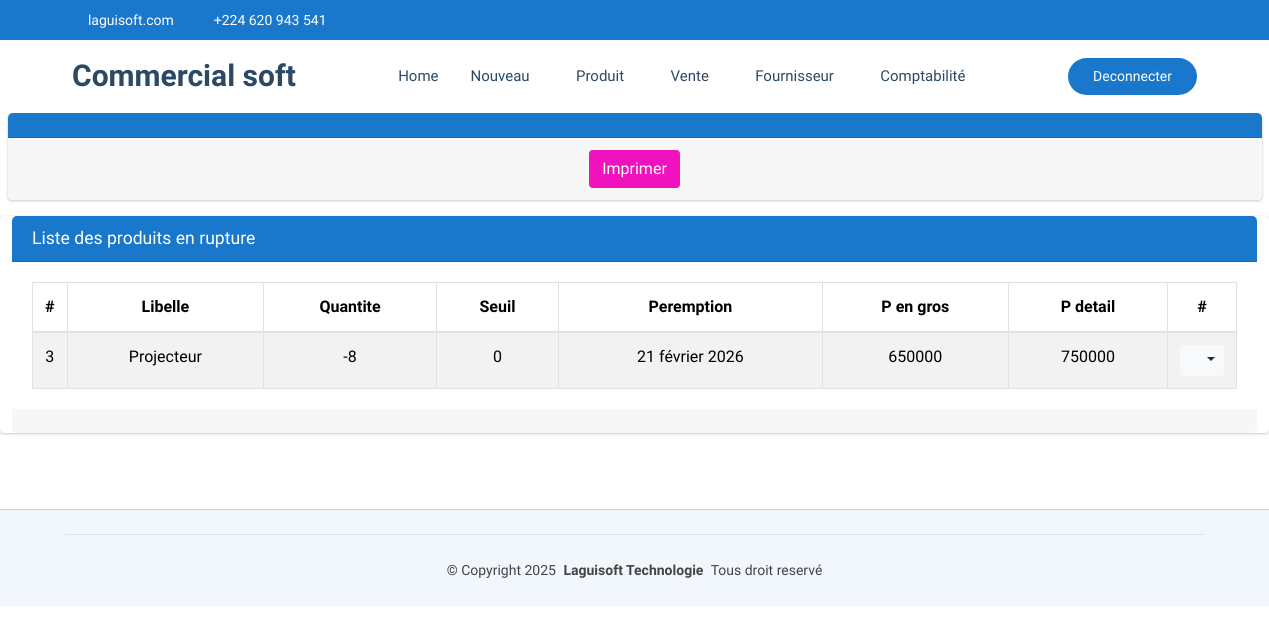
The page /commerce/produit/rupture (signed in) on the database as committed earlier.
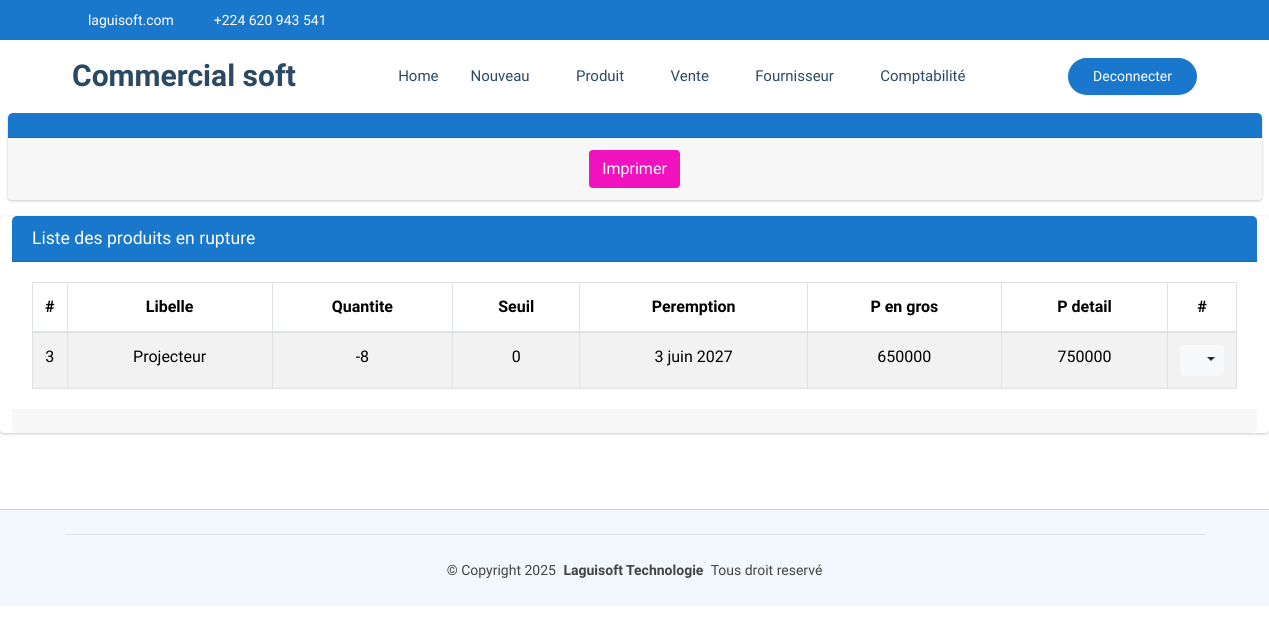
The same page on the database as committed later.
### CommercialSoft/models.py (models this page shows, shortened)
class Produit(models.Model):
    codebare=models.CharField(max_length=100, unique=True, null=True, blank=True)
    categorie=models.ForeignKey(Categorie, on_delete=models.SET_NULL, null=True, blank=True)
    libelle=models.CharField(max_length=60, unique=True)
    quantite=models.IntegerField()
    prixAchat=models.DecimalField(max_digits=30, decimal_places=0)
    prixEnGros=models.DecimalField(max_digits=30, decimal_places=0)
    prixDetail=models.DecimalField(max_digits=30, decimal_places=0)
    autrePrix=models.DecimalField(max_digits=30, decimal_places=0, default=0)
    date=models.DateField(default=timezone.now)
    datePeremption=models.DateField(default=timezone.now)
    seuil=models.PositiveIntegerField(default=0)
    commentaire=models.CharField(max_length=60, null=True, blank=True)
    quantiteTotal=models.PositiveBigIntegerField(default=0)

### CommercialSoft/views.py (the view)
# urls.py: path('produit/rupture', views.produit_rupture,name="commerce_produitEnRupture"),
@login_required
def produit_rupture(request):
    produits_rupture=Produit.objects.filter(quantite__lte=F('seuil'))
    return render(request, 'CommercialSoft/produitEnRupture.html',{'listes':produits_rupture})

### CommercialSoft/templates/CommercialSoft/produitEnRupture.html (shortened to what this page needs)
{% extends "CommercialSoft/starter-page.html" %}
{% load static %}
{% block css %}
    <link rel="stylesheet" href="{% static 'autre/plugins/fontawesome-free/css/all.min.css' %}">
    <link rel="stylesheet" href="https://code.ionicframework.com/ionicons/2.0.1/css/ionicons.min.css">
  <link rel="stylesheet" href="{% static 'autre/plugins/sweetalert2-theme-bootstrap-4/bootstrap-4.min.css' %}">
    <link rel="stylesheet" href="{% static 'autre/dist/css/adminlte.min.css' %}">
    <link rel="stylesheet" href="{% static 'autre/plugins/toastr/toastr.min.css' %}">
{% endblock %}
{% block corp %}
<section class="content pt-0">
  <div class="container-fluid">
    <div class="row">
      <div class="col-md-12">
        <div class="card card-primary">
          <div class="card-header">
          </div>
            <div class="card-footer text-center">
              <form method="POST">
                <button type="submit" class="btn bg-fuchsia color-palette" id="idImprimer">Imprimer</button>
              </form>
            </div>
        </div>
      </div>
    </div>
     <div class="row">
      <div class="card card-primary">
        <div class="card-header">
          <h3 class="card-title">Liste des produits en rupture</h3>
        </div>
        <div class="card-body">
          <table class="table table-bordered table-hover table-striped">
            <thead>
              <tr>
                <th style="width: 10px" class="text-center">#</th>
                <th class="text-center">Libelle</th>
                <th class="text-center">Quantite</th>
                <th class="text-center">Seuil</th>
                <th class="text-center">Peremption</th>
                <th class="text-center">P en gros</th>
                <th class="text-center">P detail</th>
                <th style="width: 40px" class="text-center">#</th>
              </tr>
            </thead>
            <tbody>
              {% if listes %}
                {% for liste in listes %}
                  <tr>
                    <td class="text-center">{{liste.id}}</td>
                    <td class="text-center">{{liste.libelle}}</td>
                    <td class="text-center">{{liste.quantite}}</td>
                    <td class="text-center">{{liste.seuil}}</td>
                    <td class="text-center">{{liste.datePeremption}}</td>
                    <td class="text-center">{{liste.prixEnGros}}</td>
                    <td class="text-center">{{liste.prixDetail}}</td>
                    <td class="text-center">
                      <div class="btn-group">
                        <button type="button" class="btn btn-sm btn-light dropdown-toggle" data-toggle="dropdown" aria-expanded="false">
                          <i class="fas fa-cogs"></i>
                        </button>
                      </div>
                    </td>
                  </tr>
                {% endfor %}
              {% else %}
                <tr>
                  <td colspan="14" class="text-center">Aucune ligine disponible pour le moment.</td>
                </tr>
              {% endif %}
            </tbody>
          </table>
        </div>
        <div class="card-footer clearfix">
        </div>
      </div>
     </div>
  </div>
</section>
  {% endblock %}

Rows that differ between the two databases and show on the page:
changed Produit "Projecteur": datePeremption "21 février 2026" → "3 juin 2027"
